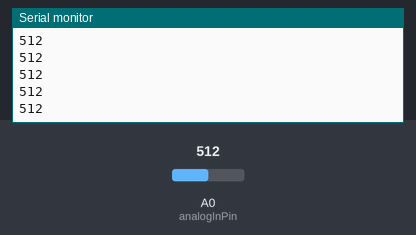
The sketch below on a simulated Arduino Uno, built with avr-gcc and run on an emulated ATmega328P. Parts: the last lines printed to the serial monitor. The test bench sets the inputs (shaded band); at power-on: A0 (analogInPin) = 512.

Above: at 1.2 s.
1.3 s: A0 (analogInPin) set to 716
At 1.9 s:
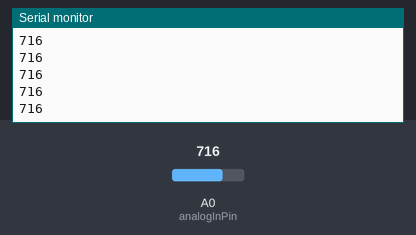
2.8 s: A0 (analogInPin) set to 900
At 3.9 s:
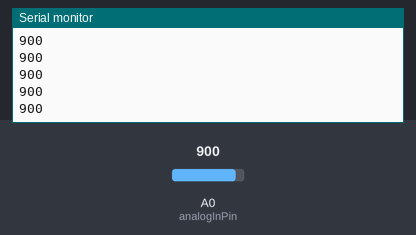
Timing chart, 0 to 5.8 s (numbered marks = the images above; inputs shaded):
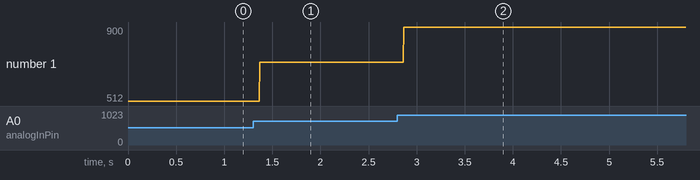

Measured:
- after the input at 1.3 s, the serial monitor: prints a new line after 0.07 s (image 1)
- after the input at 2.8 s, the serial monitor: prints a new line after 0.07 s (image 2)
- plotted number 1: 512 → 716 after the input at 1.3 s, 716 → 900 after the input at 2.8 s

The sketch:

main.ino
```cpp
#define analogInPin A0

int value = 0;

void setup() {
  // initialize serial communications at 9600 bps:
  Serial.begin(9600);
}

void loop() {
  value = (int) analogRead(analogInPin);

  Serial.println(value);

  delay(2);
}
```
